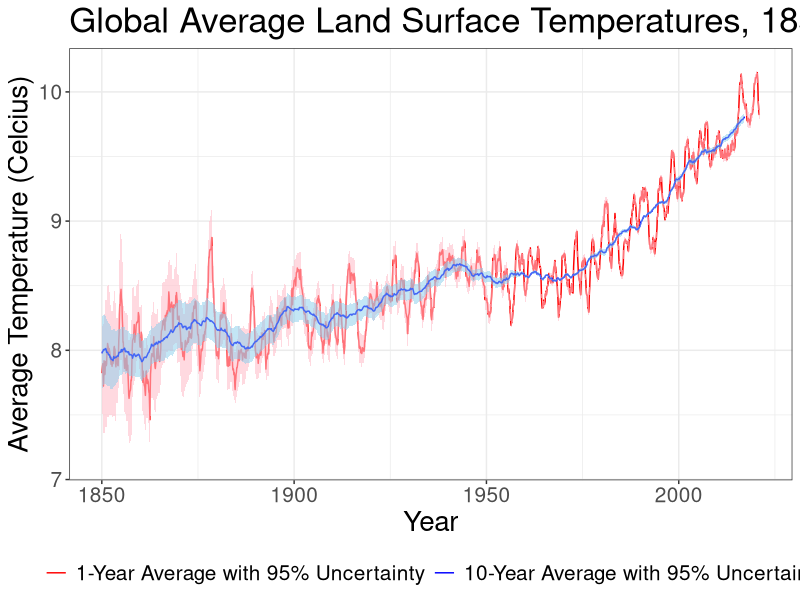
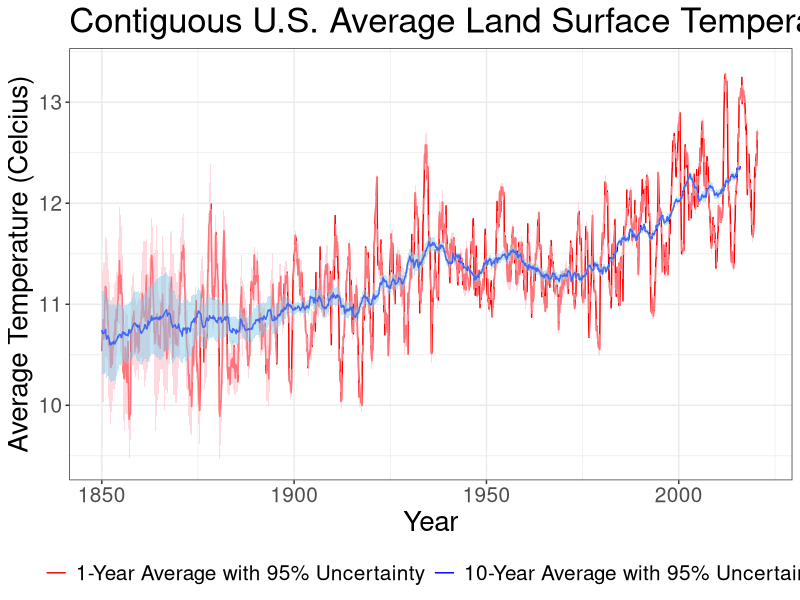

These charts were generated, in order, by the following R code:
library(ggplot2)
set.seed(60637)
setwd(dirname(rstudioapi::getSourceEditorContext()$path))
global <- read.csv(file = '../data/global_temp_cleaned.csv', as.is = TRUE)
usa <- read.csv(file = '../data/usa_temp_cleaned.csv', as.is = TRUE)


# global temperatures
ggplot(global, aes(x = Year + (Month/12))) +
  geom_line(aes(y = Global_Avg_1, color = "1-Year Average with 95% Uncertainty")) +
  geom_ribbon(aes(ymin = Global_Avg_1 - Global_Avg_Unc_1,
                  ymax = Global_Avg_1 + Global_Avg_Unc_1),
              fill="pink", alpha = 0.6) +
  geom_line(aes(y = Global_Avg_10, color = "10-Year Average with 95% Uncertainty")) +
  geom_ribbon(aes(ymin = Global_Avg_10 - Global_Avg_Unc_10,
                  ymax = Global_Avg_10 + Global_Avg_Unc_10),
              fill="sky blue", alpha = 0.5) +
  scale_colour_manual("", 
                      breaks = c("1-Year Average with 95% Uncertainty", 
                                 "10-Year Average with 95% Uncertainty"),
                      values = c("red", "blue")) +
  theme_bw() +
  theme(legend.position = "bottom",
        axis.title = element_text(size = 20),
        axis.text = element_text(size = 15),
        plot.title = element_text(size = 25),
        legend.text = element_text(size = 15)) +
  xlab('Year') +
  ylab('Average Temperature (Celcius)') +
  ggtitle('Global Average Land Surface Temperatures, 1850-2020')


# usa temperatures
ggplot(usa, aes(x = Year + (Month/12))) +
  geom_line(aes(y = USA_Avg_1, color = "1-Year Average with 95% Uncertainty")) +
  geom_ribbon(aes(ymin = USA_Avg_1 - USA_Avg_Unc_1,
                  ymax = USA_Avg_1 + USA_Avg_Unc_1),
              fill="pink", alpha = 0.6) +
  geom_line(aes(y = USA_Avg_10, color = "10-Year Average with 95% Uncertainty")) +
  geom_ribbon(aes(ymin = USA_Avg_10 - USA_Avg_Unc_10,
                  ymax = USA_Avg_10 + USA_Avg_Unc_10),
              fill="sky blue", alpha = 0.5) +
  scale_colour_manual("", 
                      breaks = c("1-Year Average with 95% Uncertainty", 
                                 "10-Year Average with 95% Uncertainty"),
                      values = c("red", "blue")) +
  theme_bw() +
  theme(legend.position = "bottom",
        axis.title = element_text(size = 20),
        axis.text = element_text(size = 15),
        plot.title = element_text(size = 25),
        legend.text = element_text(size = 15)) +
  xlab('Year') +
  ylab('Average Temperature (Celcius)') +
  ggtitle('Contiguous U.S. Average Land Surface Temperatures, 1850-2020')


# mean temperature statistics
mean(global$Global_Avg_1)
sd(global$Global_Avg_1)
mean(global[1:1776,]$Global_Avg_1)
sd(global[1:1776,]$Global_Avg_1)
mean(global[1777:2052,]$Global_Avg_1)
sd(global[1777:2052,]$Global_Avg_1)

mean(usa[1:2046,]$USA_Avg_1)
sd(usa[1:2046,]$USA_Avg_1)
mean(usa[1:1776,]$USA_Avg_1)
sd(usa[1:1776,]$USA_Avg_1)
mean(usa[1777:2046,]$USA_Avg_1)
sd(usa[1777:2046,]$USA_Avg_1)


# mean rate of change statistics
(global[2005,]$Global_Avg_10 - global[1777,]$Global_Avg_10)/20*100
(global[2005,]$Global_Avg_10 - global[1201,]$Global_Avg_10)/68*100
(global[2005,]$Global_Avg_10 - global[601,]$Global_Avg_10)/118*100
(global[2005,]$Global_Avg_10 - global[1,]$Global_Avg_10)/168*100

(usa[1992,]$USA_Avg_10 - usa[1777,]$USA_Avg_10)/18*100
(usa[1992,]$USA_Avg_10 - usa[1201,]$USA_Avg_10)/66*100
(usa[1992,]$USA_Avg_10 - usa[601,]$USA_Avg_10)/116*100
(usa[1992,]$USA_Avg_10 - usa[1,]$USA_Avg_10)/166*100
